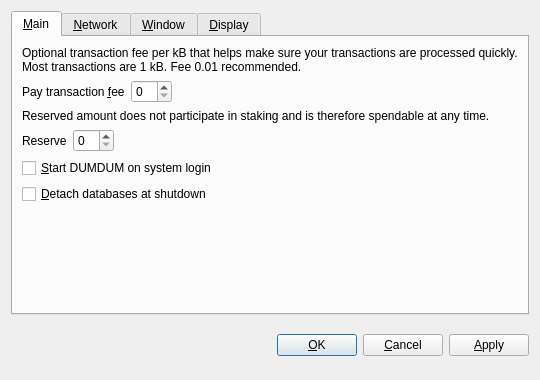
<?xml version="1.0" encoding="UTF-8"?>
<ui version="4.0">
 <class>OptionsDialog</class>
 <widget class="QDialog" name="OptionsDialog">
  <property name="geometry">
   <rect>
    <x>0</x>
    <y>0</y>
    <width>540</width>
    <height>380</height>
   </rect>
  </property>
  <property name="windowTitle">
   <string>Options</string>
  </property>
  <property name="modal">
   <bool>true</bool>
  </property>
  <layout class="QVBoxLayout" name="verticalLayout">
   <item>
    <widget class="QTabWidget" name="tabWidget">
     <property name="tabPosition">
      <enum>QTabWidget::North</enum>
     </property>
     <property name="currentIndex">
      <number>0</number>
     </property>
     <widget class="QWidget" name="tabMain">
      <attribute name="title">
       <string>&amp;Main</string>
      </attribute>
      <layout class="QVBoxLayout" name="verticalLayout_Main">
       <item>
        <widget class="QLabel" name="transactionFeeInfoLabel">
         <property name="text">
          <string>Optional transaction fee per kB that helps make sure your transactions are processed quickly. Most transactions are 1 kB. Fee 0.01 recommended.</string>
         </property>
         <property name="textFormat">
          <enum>Qt::PlainText</enum>
         </property>
         <property name="wordWrap">
          <bool>true</bool>
         </property>
        </widget>
       </item>
       <item>
        <layout class="QHBoxLayout" name="horizontalLayoutFee">
         <item>
          <widget class="QLabel" name="transactionFeeLabel">
           <property name="text">
            <string>Pay transaction &amp;fee</string>
           </property>
           <property name="textFormat">
            <enum>Qt::PlainText</enum>
           </property>
           <property name="buddy">
            <cstring>transactionFee</cstring>
           </property>
          </widget>
         </item>
         <item>
          <widget class="BitcoinAmountField" name="transactionFee"/>
         </item>
         <item>
          <spacer name="horizontalSpacerFee">
           <property name="orientation">
            <enum>Qt::Horizontal</enum>
           </property>
           <property name="sizeHint" stdset="0">
            <size>
             <width>40</width>
             <height>20</height>
            </size>
           </property>
          </spacer>
         </item>
        </layout>
       </item>
       <item>
        <widget class="QLabel" name="reserveBalanceInfoLabel">
         <property name="text">
          <string>Reserved amount does not participate in staking and is therefore spendable at any time.</string>
         </property>
         <property name="textFormat">
          <enum>Qt::PlainText</enum>
         </property>
         <property name="wordWrap">
          <bool>true</bool>
         </property>
        </widget>
       </item>
       <item>
        <layout class="QHBoxLayout" name="horizontalLayoutReserveBalance">
         <item>
          <widget class="QLabel" name="reserveBalanceLabel">
           <property name="text">
            <string>Reserve</string>
           </property>
           <property name="textFormat">
            <enum>Qt::PlainText</enum>
           </property>
           <property name="buddy">
            <cstring>reserveBalance</cstring>
           </property>
          </widget>
         </item>
         <item>
          <widget class="BitcoinAmountField" name="reserveBalance"/>
         </item>
         <item>
          <spacer name="horizontalSpacerReserveBalance">
           <property name="orientation">
            <enum>Qt::Horizontal</enum>
           </property>
           <property name="sizeHint" stdset="0">
            <size>
             <width>40</width>
             <height>20</height>
            </size>
           </property>
          </spacer>
         </item>
        </layout>
       </item>
       <item>
        <widget class="QCheckBox" name="bitcoinAtStartup">
         <property name="toolTip">
          <string>Automatically start DUMDUM after logging in to the system.</string>
         </property>
         <property name="text">
          <string>&amp;Start DUMDUM on system login</string>
         </property>
        </widget>
       </item>
       <item>
        <widget class="QCheckBox" name="detachDatabases">
         <property name="toolTip">
          <string>Detach block and address databases at shutdown. This means they can be moved to another data directory, but it slows down shutdown. The wallet is always detached.</string>
         </property>
         <property name="text">
          <string>&amp;Detach databases at shutdown</string>
         </property>
        </widget>
       </item>
       <item>
        <spacer name="verticalSpacer_Main">
         <property name="orientation">
          <enum>Qt::Vertical</enum>
         </property>
         <property name="sizeHint" stdset="0">
          <size>
           <width>20</width>
           <height>40</height>
          </size>
         </property>
        </spacer>
       </item>
      </layout>
     </widget>
     <widget class="QWidget" name="tabNetwork">
      <attribute name="title">
       <string>&amp;Network</string>
      </attribute>
      <layout class="QVBoxLayout" name="verticalLayout_Network">
       <item>
        <widget class="QCheckBox" name="mapPortUpnp">
         <property name="toolTip">
          <string>Automatically open the DUMDUM client port on the router. This only works when your router supports UPnP and it is enabled.</string>
         </property>
         <property name="text">
          <string>Map port using &amp;UPnP</string>
         </property>
        </widget>
       </item>
       <item>
        <widget class="QCheckBox" name="connectSocks">
         <property name="toolTip">
          <string>Connect to the DUMDUM network through a SOCKS proxy (e.g. when connecting through Tor).</string>
         </property>
         <property name="text">
          <string>&amp;Connect through SOCKS proxy:</string>
         </property>
        </widget>
       </item>
       <item>
        <layout class="QHBoxLayout" name="horizontalLayout_Network">
         <item>
          <widget class="QLabel" name="proxyIpLabel">
           <property name="text">
            <string>Proxy &amp;IP:</string>
           </property>
           <property name="textFormat">
            <enum>Qt::PlainText</enum>
           </property>
           <property name="buddy">
            <cstring>proxyIp</cstring>
           </property>
          </widget>
         </item>
         <item>
          <widget class="QValidatedLineEdit" name="proxyIp">
           <property name="maximumSize">
            <size>
             <width>140</width>
             <height>16777215</height>
            </size>
           </property>
           <property name="toolTip">
            <string>IP address of the proxy (e.g. 127.0.0.1)</string>
           </property>
          </widget>
         </item>
         <item>
          <widget class="QLabel" name="proxyPortLabel">
           <property name="text">
            <string>&amp;Port:</string>
           </property>
           <property name="textFormat">
            <enum>Qt::PlainText</enum>
           </property>
           <property name="buddy">
            <cstring>proxyPort</cstring>
           </property>
          </widget>
         </item>
         <item>
          <widget class="QLineEdit" name="proxyPort">
           <property name="maximumSize">
            <size>
             <width>55</width>
             <height>16777215</height>
            </size>
           </property>
           <property name="toolTip">
            <string>Port of the proxy (e.g. 9050)</string>
           </property>
          </widget>
         </item>
         <item>
          <widget class="QLabel" name="socksVersionLabel">
           <property name="text">
            <string>SOCKS &amp;Version:</string>
           </property>
           <property name="textFormat">
            <enum>Qt::PlainText</enum>
           </property>
           <property name="buddy">
            <cstring>socksVersion</cstring>
           </property>
          </widget>
         </item>
         <item>
          <widget class="QValueComboBox" name="socksVersion">
           <property name="toolTip">
            <string>SOCKS version of the proxy (e.g. 5)</string>
           </property>
          </widget>
         </item>
         <item>
          <spacer name="horizontalSpacer_Network">
           <property name="orientation">
            <enum>Qt::Horizontal</enum>
           </property>
           <property name="sizeHint" stdset="0">
            <size>
             <width>40</width>
             <height>20</height>
            </size>
           </property>
          </spacer>
         </item>
        </layout>
       </item>
       <item>
        <spacer name="verticalSpacer_Network">
         <property name="orientation">
          <enum>Qt::Vertical</enum>
         </property>
         <property name="sizeHint" stdset="0">
          <size>
           <width>20</width>
           <height>40</height>
          </size>
         </property>
        </spacer>
       </item>
      </layout>
     </widget>
     <widget class="QWidget" name="tabWindow">
      <attribute name="title">
       <string>&amp;Window</string>
      </attribute>
      <layout class="QVBoxLayout" name="verticalLayout_Window">
       <item>
        <widget class="QCheckBox" name="minimizeToTray">
         <property name="toolTip">
          <string>Show only a tray icon after minimizing the window.</string>
         </property>
         <property name="text">
          <string>&amp;Minimize to the tray instead of the taskbar</string>
         </property>
        </widget>
       </item>
       <item>
        <widget class="QCheckBox" name="minimizeOnClose">
         <property name="toolTip">
          <string>Minimize instead of exit the application when the window is closed. When this option is enabled, the application will be closed only after selecting Quit in the menu.</string>
         </property>
         <property name="text">
          <string>M&amp;inimize on close</string>
         </property>
        </widget>
       </item>
       <item>
        <spacer name="verticalSpacer_Window">
         <property name="orientation">
          <enum>Qt::Vertical</enum>
         </property>
         <property name="sizeHint" stdset="0">
          <size>
           <width>20</width>
           <height>40</height>
          </size>
         </property>
        </spacer>
       </item>
      </layout>
     </widget>
     <widget class="QWidget" name="tabDisplay">
      <attribute name="title">
       <string>&amp;Display</string>
      </attribute>
      <layout class="QVBoxLayout" name="verticalLayout_Display">
       <item>
        <layout class="QHBoxLayout" name="horizontalLayout_1_Display">
         <item>
          <widget class="QLabel" name="langLabel">
           <property name="text">
            <string>User Interface &amp;language:</string>
           </property>
           <property name="textFormat">
            <enum>Qt::PlainText</enum>
           </property>
           <property name="buddy">
            <cstring>lang</cstring>
           </property>
          </widget>
         </item>
         <item>
          <widget class="QValueComboBox" name="lang">
           <property name="toolTip">
            <string>The user interface language can be set here. This setting will take effect after restarting DUMDUM.</string>
           </property>
          </widget>
         </item>
        </layout>
       </item>
       <item>
        <layout class="QHBoxLayout" name="horizontalLayout_2_Display">
         <item>
          <widget class="QLabel" name="unitLabel">
           <property name="text">
            <string>&amp;Unit to show amounts in:</string>
           </property>
           <property name="textFormat">
            <enum>Qt::PlainText</enum>
           </property>
           <property name="buddy">
            <cstring>unit</cstring>
           </property>
          </widget>
         </item>
         <item>
          <widget class="QValueComboBox" name="unit">
           <property name="toolTip">
            <string>Choose the default subdivision unit to show in the interface and when sending coins.</string>
           </property>
          </widget>
         </item>
        </layout>
       </item>
       <item>
        <widget class="QCheckBox" name="displayAddresses">
         <property name="toolTip">
          <string>Whether to show DUMDUM addresses in the transaction list or not.</string>
         </property>
         <property name="text">
          <string>&amp;Display addresses in transaction list</string>
         </property>
        </widget>
       </item>
       <item>
        <widget class="QCheckBox" name="coinControlFeatures">
         <property name="toolTip">
          <string>Whether to show coin control features or not.</string>
         </property>
         <property name="text">
          <string>Display coin &amp;control features (experts only!)</string>
         </property>
        </widget>
       </item>
       <item>
        <spacer name="verticalSpacer_Display">
         <property name="orientation">
          <enum>Qt::Vertical</enum>
         </property>
         <property name="sizeHint" stdset="0">
          <size>
           <width>20</width>
           <height>40</height>
          </size>
         </property>
        </spacer>
       </item>
      </layout>
     </widget>
    </widget>
   </item>
   <item>
    <layout class="QHBoxLayout" name="horizontalLayout_Buttons">
     <item>
      <spacer name="horizontalSpacer_1">
       <property name="orientation">
        <enum>Qt::Horizontal</enum>
       </property>
       <property name="sizeHint" stdset="0">
        <size>
         <width>40</width>
         <height>48</height>
        </size>
       </property>
      </spacer>
     </item>
     <item>
      <widget class="QLabel" name="statusLabel">
       <property name="font">
        <font>
         <weight>75</weight>
         <bold>true</bold>
        </font>
       </property>
       <property name="text">
        <string/>
       </property>
       <property name="textFormat">
        <enum>Qt::PlainText</enum>
       </property>
       <property name="wordWrap">
        <bool>true</bool>
       </property>
      </widget>
     </item>
     <item>
      <spacer name="horizontalSpacer_2">
       <property name="orientation">
        <enum>Qt::Horizontal</enum>
       </property>
       <property name="sizeHint" stdset="0">
        <size>
         <width>40</width>
         <height>48</height>
        </size>
       </property>
      </spacer>
     </item>
     <item>
      <widget class="QPushButton" name="okButton">
       <property name="text">
        <string>&amp;OK</string>
       </property>
      </widget>
     </item>
     <item>
      <widget class="QPushButton" name="cancelButton">
       <property name="text">
        <string>&amp;Cancel</string>
       </property>
       <property name="autoDefault">
        <bool>false</bool>
       </property>
      </widget>
     </item>
     <item>
      <widget class="QPushButton" name="applyButton">
       <property name="text">
        <string>&amp;Apply</string>
       </property>
       <property name="autoDefault">
        <bool>false</bool>
       </property>
      </widget>
     </item>
    </layout>
   </item>
  </layout>
 </widget>
 <customwidgets>
  <customwidget>
   <class>BitcoinAmountField</class>
   <extends>QSpinBox</extends>
   <header>bitcoinamountfield.h</header>
  </customwidget>
  <customwidget>
   <class>QValueComboBox</class>
   <extends>QComboBox</extends>
   <header>qvaluecombobox.h</header>
  </customwidget>
  <customwidget>
   <class>QValidatedLineEdit</class>
   <extends>QLineEdit</extends>
   <header>qvalidatedlineedit.h</header>
  </customwidget>
 </customwidgets>
 <resources/>
 <connections/>
</ui>
